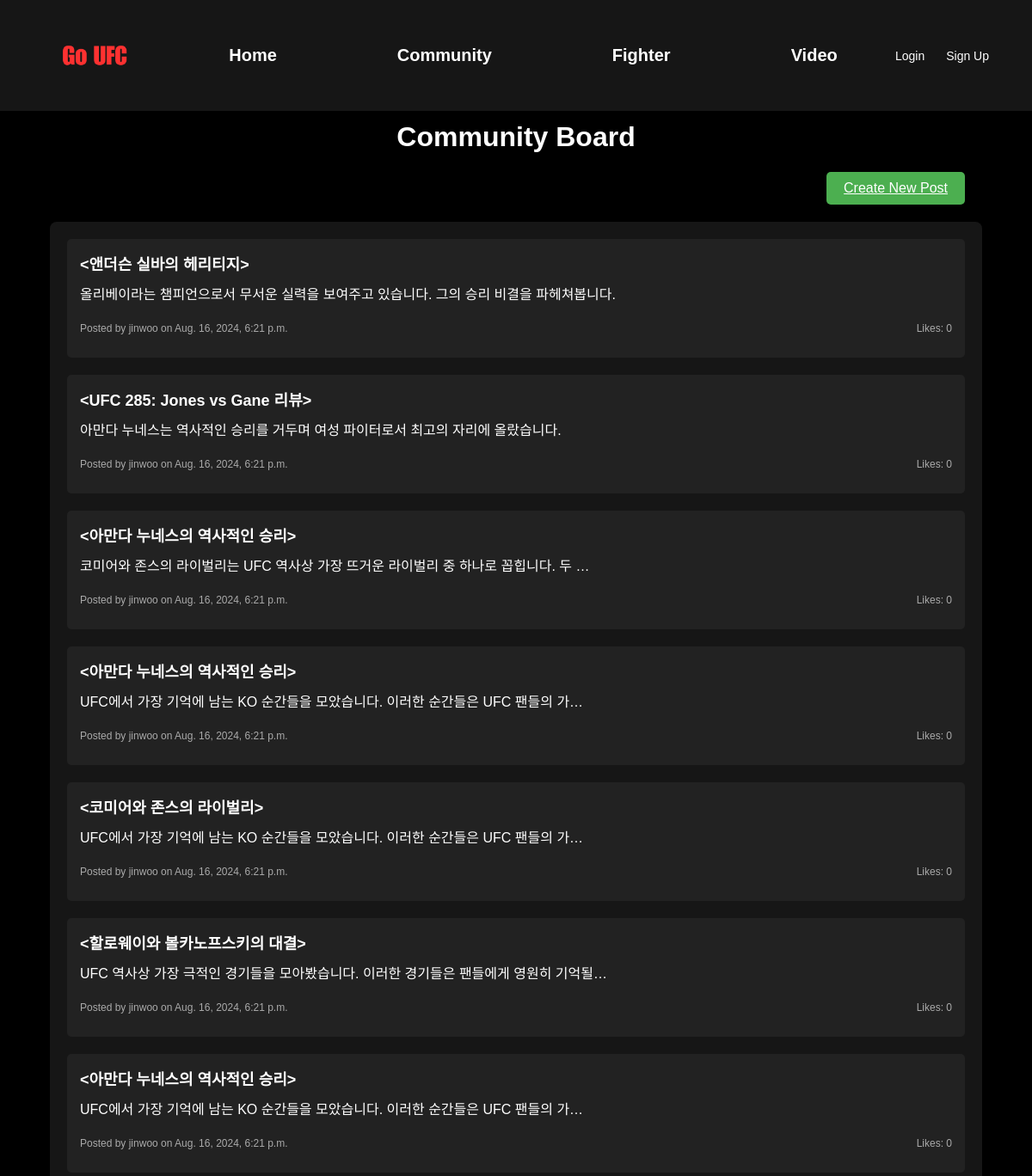
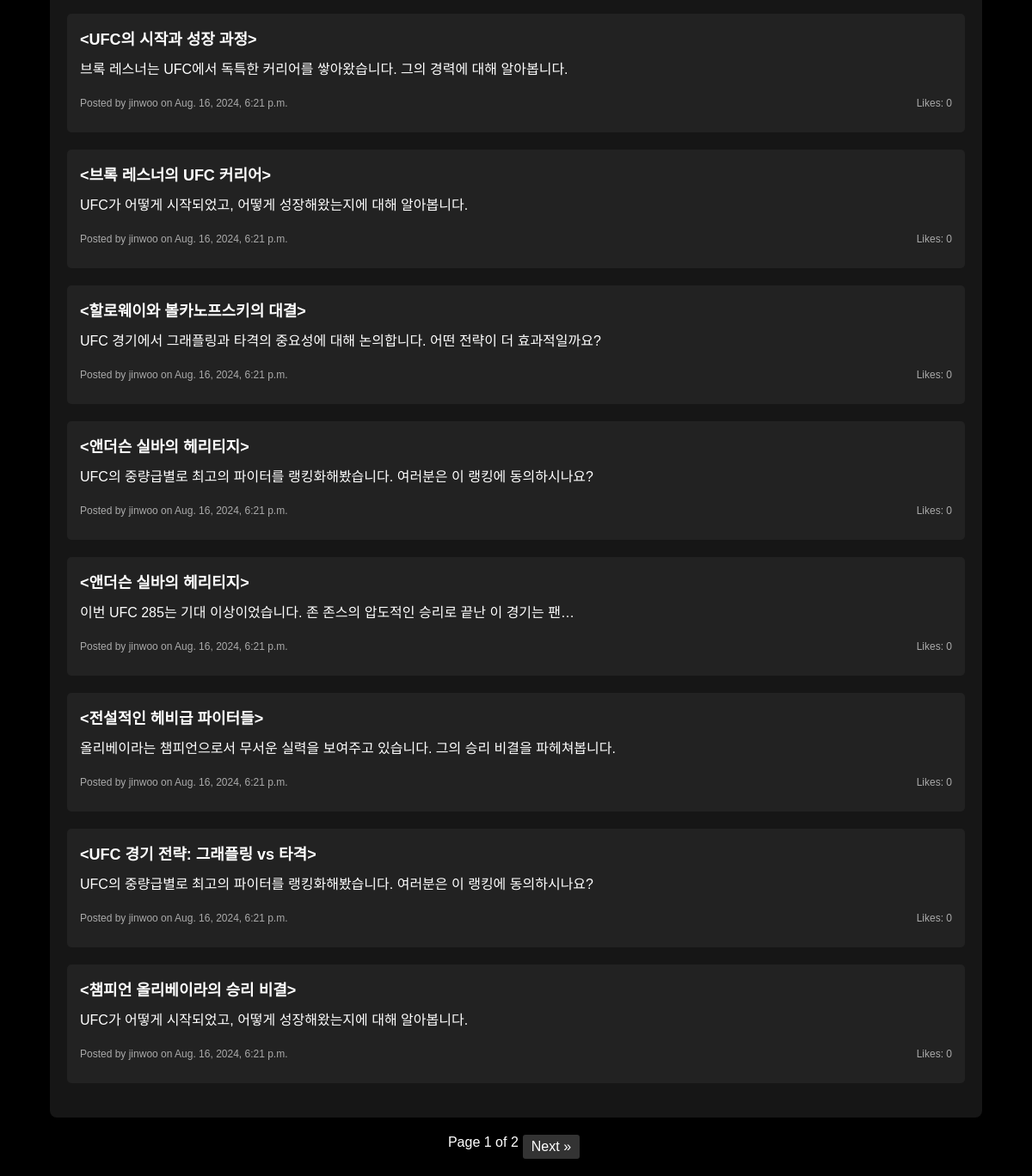
/community/, run on the app's committed database (2 pictures, top to bottom).
### myapp/models.py (models this page shows, shortened)
class Post(models.Model):
    title = models.CharField(max_length=200)
    content = models.TextField()
    author = models.ForeignKey(User, on_delete=models.CASCADE)
    created_at = models.DateTimeField(auto_now_add=True)
    updated_at = models.DateTimeField(auto_now=True)
    image = models.ImageField(upload_to='post_images/', blank=True, null=True)
    video = models.FileField(upload_to='post_videos/', blank=True, null=True)
    likes = models.ManyToManyField(User, related_name='liked_posts', blank=True)

### myapp/views.py (the view)
# urls.py: path('community/', views.community, name='community'),  # 커뮤니티 페이지
def community(request):
    posts = Post.objects.all().order_by('-created_at')
    paginator = Paginator(posts, 15)  # 15 posts per page
    page_number = request.GET.get('page')
    page_obj = paginator.get_page(page_number)
    return render(request, 'community.html', {'posts': page_obj})

### myapp/templates/community.html (shortened to what this page needs)
{% extends "base.html" %}
{% load static %}
{% block content %}
<h1>Community Board</h1>
<div class="new-post-button-container">
    <a href="{% url 'post_create' %}" class="new-post-button">Create New Post</a>
</div>
<div class="board">
    {% for post in posts %}
    <div class="post">
        <div class="post-title"><a href="{% url 'post_detail' pk=post.pk %}">&lt;{{ post.title }}&gt;</a></div>
        <div class="post-content">{{ post.content|truncatechars:50 }}</div>
        <div class="post-footer">
            <p>Posted by {{ post.author }} on {{ post.created_at|date:"M. d, Y, P" }}</p>
            <p>Likes: {{ post.likes.count }}</p>
        </div>
    </div>
    {% empty %}
    <p>No posts yet.</p>
    {% endfor %}
</div>
<div class="pagination">
    <span>Page {{ posts.number }} of {{ posts.paginator.num_pages }}</span>
    {% if posts.has_next %}
    <a href="?page={{ posts.next_page_number }}">Next &raquo;</a>
    {% endif %}
</div>
{% endblock %}

### myapp/templates/base.html (style rules this page uses)
body { font-family: Arial, sans-serif; margin: 0; padding: 0; background-color: #000000; height: 100%; color: #fff; }

### myapp/templates/community.html (style rules this page uses)
.board { width: 90%; margin: 20px auto; background-color: #161616; border-radius: 8px; padding: 20px; }
.new-post-button-container { width: 90%; margin: 0 auto 20px auto; display: flex; justify-content: flex-end; }
.new-post-button { background-color: #4CAF50; color: white; padding: 10px 20px; border: none; border-radius: 5px; cursor: pointer; font-size: 16px; }
.post { background-color: #222; margin-bottom: 20px; padding: 15px; border-radius: 5px; }
.post-title { font-size: 18px; font-weight: bold; margin-bottom: 10px; text-align: left; }
.post-title a { color: #fff; font-weight: bold; text-decoration: none; }
.post-content { margin-bottom: 10px; text-align: left; white-space: nowrap; overflow: hidden; text-overflow: ellipsis; display: -webkit-box; -webkit-box-orient: vertical; -webkit-line-clamp: 2; line-clamp: 2; max-height: 3em; }
.post-footer { display: flex; justify-content: space-between; align-items: center; font-size: 12px; color: #aaa; }
.pagination { display: flex; justify-content: center; margin-top: 20px; }
.pagination a { margin: 0 5px; padding: 5px 10px; background-color: #333; color: #fff; text-decoration: none; border-radius: 3px; }

### data on the page
Post: title "앤더슨 실바의 헤리티지", content "올리베이라는 챔피언으로서 무서운 실력을 보여주고 있습니다. 그의 승리 비결을 파헤쳐봅니다.", author "jinwoo", created_at "Aug. 16, 2024, 6:21 p.m.", likes.count "0"
Post: title "UFC 285: Jones vs Gane 리뷰", content "아만다 누네스는 역사적인 승리를 거두며 여성 파이터로서 최고의 자리에 올랐습니다.", author "jinwoo", created_at "Aug. 16, 2024, 6:21 p.m.", likes.count "0"
Post: title "아만다 누네스의 역사적인 승리", content "코미어와 존스의 라이벌리는 UFC 역사상 가장 뜨거운 라이벌리 중 하나로 꼽힙니다. 두 …", author "jinwoo", created_at "Aug. 16, 2024, 6:21 p.m.", likes.count "0"
Post: title "아만다 누네스의 역사적인 승리", content "UFC에서 가장 기억에 남는 KO 순간들을 모았습니다. 이러한 순간들은 UFC 팬들의 가…", author "jinwoo", created_at "Aug. 16, 2024, 6:21 p.m.", likes.count "0"
Post: title "코미어와 존스의 라이벌리", content "UFC에서 가장 기억에 남는 KO 순간들을 모았습니다. 이러한 순간들은 UFC 팬들의 가…", author "jinwoo", created_at "Aug. 16, 2024, 6:21 p.m.", likes.count "0"
Post: title "할로웨이와 볼카노프스키의 대결", content "UFC 역사상 가장 극적인 경기들을 모아봤습니다. 이러한 경기들은 팬들에게 영원히 기억될…", author "jinwoo", created_at "Aug. 16, 2024, 6:21 p.m.", likes.count "0"
Post: title "아만다 누네스의 역사적인 승리", content "UFC에서 가장 기억에 남는 KO 순간들을 모았습니다. 이러한 순간들은 UFC 팬들의 가…", author "jinwoo", created_at "Aug. 16, 2024, 6:21 p.m.", likes.count "0"
Post: title "UFC의 시작과 성장 과정", content "브록 레스너는 UFC에서 독특한 커리어를 쌓아왔습니다. 그의 경력에 대해 알아봅니다.", author "jinwoo", created_at "Aug. 16, 2024, 6:21 p.m.", likes.count "0"
Post: title "브록 레스너의 UFC 커리어", content "UFC가 어떻게 시작되었고, 어떻게 성장해왔는지에 대해 알아봅니다.", author "jinwoo", created_at "Aug. 16, 2024, 6:21 p.m.", likes.count "0"
Post: title "할로웨이와 볼카노프스키의 대결", content "UFC 경기에서 그래플링과 타격의 중요성에 대해 논의합니다. 어떤 전략이 더 효과적일까요?", author "jinwoo", created_at "Aug. 16, 2024, 6:21 p.m.", likes.count "0"
Post: title "앤더슨 실바의 헤리티지", content "UFC의 중량급별로 최고의 파이터를 랭킹화해봤습니다. 여러분은 이 랭킹에 동의하시나요?", author "jinwoo", created_at "Aug. 16, 2024, 6:21 p.m.", likes.count "0"
Post: title "앤더슨 실바의 헤리티지", content "이번 UFC 285는 기대 이상이었습니다. 존 존스의 압도적인 승리로 끝난 이 경기는 팬…", author "jinwoo", created_at "Aug. 16, 2024, 6:21 p.m.", likes.count "0"
Post: title "전설적인 헤비급 파이터들", content "올리베이라는 챔피언으로서 무서운 실력을 보여주고 있습니다. 그의 승리 비결을 파헤쳐봅니다.", author "jinwoo", created_at "Aug. 16, 2024, 6:21 p.m.", likes.count "0"
Post: title "UFC 경기 전략: 그래플링 vs 타격", content "UFC의 중량급별로 최고의 파이터를 랭킹화해봤습니다. 여러분은 이 랭킹에 동의하시나요?", author "jinwoo", created_at "Aug. 16, 2024, 6:21 p.m.", likes.count "0"
Post: title "챔피언 올리베이라의 승리 비결", content "UFC가 어떻게 시작되었고, 어떻게 성장해왔는지에 대해 알아봅니다.", author "jinwoo", created_at "Aug. 16, 2024, 6:21 p.m.", likes.count "0"

### other printed values
{{ posts.number }} "1"
{{ posts.paginator.num_pages }} "2"
